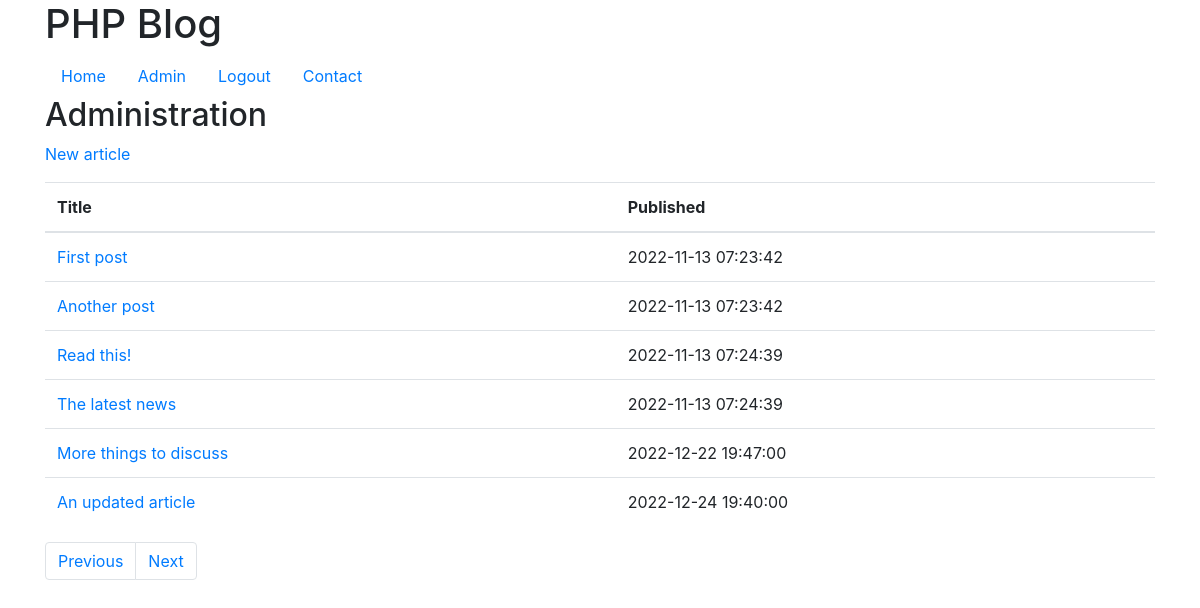
Page /Admin/index.php (signed in) on the earlier database version.
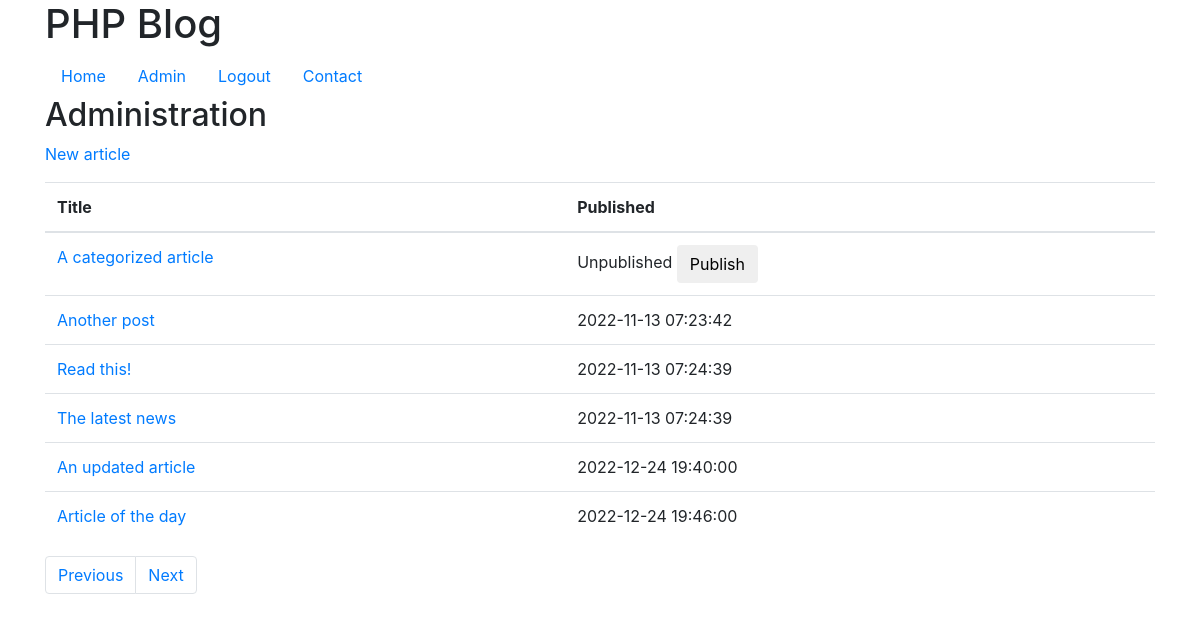
Same page on the later database version.
### tables this page shows
CREATE TABLE `article` (
  `id` int(11) NOT NULL,
  `title` varchar(128) NOT NULL,
  `content` text NOT NULL,
  `published_at` datetime DEFAULT NULL,
  `image_file` varchar(200) DEFAULT NULL
);

### classes/Article.php (called while the page is built, shortened)
<?php
class Article {
    public static function getPage($conn, $limit, $offset, $only_published = false) {
        $condition = $only_published ? ' WHERE published_at IS NOT NULL' : "";
        $sql = "SELECT a.*, category.name AS category_name
                FROM (
                    SELECT *
                    FROM article
                    $condition
                    ORDER BY published_at
                    LIMIT :limit
                    OFFSET :offset) AS a
                LEFT JOIN article_category
                ON a.id = article_category.article_id
                LEFT JOIN category
                ON article_category.category_id = category.id";
        $stmt = $conn->prepare($sql);
        $stmt->bindValue(':limit', $limit, PDO::PARAM_INT);
        $stmt->bindValue(':offset', $offset, PDO::PARAM_INT);
        $stmt->execute();
        $results = $stmt->fetchAll(PDO::FETCH_ASSOC);
        $articles = [];
        $previous_id = null;
        foreach ($results as $row) {
            $article_id = $row['id'];
            if ($article_id != $previous_id) {
                $row['category_names'] = [];
                $articles[$article_id] = $row;
            }
            $articles[$article_id]['category_names'][] = $row['category_name'];
            $previous_id = $article_id;
        }
        return $articles;
    }
    public static function getTotal($conn, $only_published = false) {
        $condition = $only_published ? ' WHERE published_at IS NOT NULL' : "";
        return $conn->query("SELECT COUNT(*) FROM article $condition")->fetchColumn();
    }
}

### classes/Paginator.php (called while the page is built, shortened)
<?php
class Paginator {
    public function __construct($page, $records_per_page, $total_records) {
        $this->limit = $records_per_page;
        $page = filter_var($page, FILTER_VALIDATE_INT, [
            'options' => [
                'default' => 1,
                'min_range' => 1
            ]
        ]);
        $total_pages = ceil($total_records / $records_per_page);
        $this->offset = $records_per_page * ($page - 1);
    }
}

### Admin/index.php (the view, shortened to what this page needs)
<?php
$conn = require '../includes/db.php';
$paginator = new Paginator($_GET['page'] ?? 1, 6, Article::getTotal($conn));
$articles = Article::getPage($conn, $paginator->limit, $paginator->offset);
?>
<?php require '../includes/header.php' ?>
<h2>Administration</h2>
<p><a href="new-article.php">New article</a></p>
<?php if (empty($articles)) : ?>
    <p>No articles found.</p>
<?php else : ?>
    <table class="table">
        <thead>
            <th>Title</th>
            <th>Published</th>
        </thead>
        <tbody>
            <?php foreach ($articles as $article) : ?>
                <tr>
                    <td>
                        <a href="article.php?id=<?= $article['id']; ?>"><?= htmlspecialchars($article['title']); ?></a>
                    </td>
                    <td>
                        <?php if($article['published_at']): ?>
                            <time><?= $article['published_at']; ?></time>
                        <?php else: ?>
                            Unpublished
                            <button class="publish btn" data-id="<?= $article['id']; ?>">Publish</button>
                        <?php endif; ?>
                    </td>
                </tr>
            <?php endforeach ?>
        </tbody>
    </table>
    <?php require '../includes/pagination.php'; ?>
<?php endif ?>
<?php require '../includes/footer.php' ?>

Differences in the rows shown:
no longer on this page (row edited): article: title "First post", published_at "2022-11-13 07:23:42"
removed article: title "More things to discuss", published_at "2022-12-22 19:47:00"
added article: title "A categorized article"
now on this page (row unchanged): article: title "Article of the day", published_at "2022-12-24 19:46:00"
